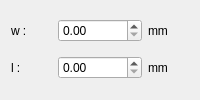
                        <widget class="QWidget" name="stack_masonary">
                         <layout class="QGridLayout" name="gridLayout_21">
                          <item row="0" column="0">
                           <widget class="QLabel" name="label_9">
                            <property name="text">
                             <string>w :</string>
                            </property>
                           </widget>
                          </item>
                          <item row="0" column="1">
                           <widget class="QDoubleSpinBox" name="doubleSpinBox_specimen_masonry_unit_w">
                            <property name="maximum">
                             <double>999999.000000000000000</double>
                            </property>
                            <property name="singleStep">
                             <double>0.100000000000000</double>
                            </property>
                           </widget>
                          </item>
                          <item row="1" column="0">
                           <widget class="QLabel" name="label_10">
                            <property name="text">
                             <string>l :</string>
                            </property>
                           </widget>
                          </item>
                          <item row="1" column="1">
                           <widget class="QDoubleSpinBox" name="doubleSpinBox_specimen_masonry_unit_l">
                            <property name="maximum">
                             <double>999999.000000000000000</double>
                            </property>
                            <property name="singleStep">
                             <double>0.100000000000000</double>
                            </property>
                           </widget>
                          </item>
                          <item row="0" column="2">
                           <widget class="QLabel" name="label_11">
                            <property name="text">
                             <string>mm</string>
                            </property>
                           </widget>
                          </item>
                          <item row="1" column="2">
                           <widget class="QLabel" name="label_14">
                            <property name="text">
                             <string>mm</string>
                            </property>
                           </widget>
                          </item>
                         </layout>
                        </widget>
